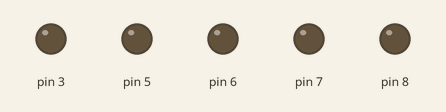
This sketch was run on a simulated Arduino Uno, built with avr-gcc and run on an emulated ATmega328P. Shown: output pins drawn as LEDs (lit = HIGH).

Above: at 0.1 s.
At 2.1 s:
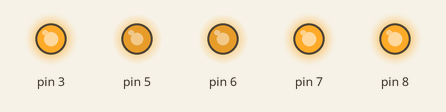
At 4.1 s:
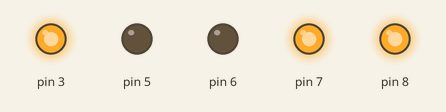
Timing chart, 0 to 5.6 s (numbered marks = the images above):
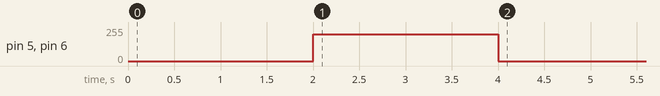

The sketch:

MotorTest.ino
```cpp
// TEST A ONLY: TB6612 pins — STBY=3, PWM_R=5, PWM_L=6, DIR_R=7, DIR_L=8
// 2s boot delay, then motors forward for 2s, then stop.

#define SPD 200

void setup() {
  delay(2000);

  pinMode(3, OUTPUT); digitalWrite(3, HIGH);   // STBY enable
  pinMode(7, OUTPUT); digitalWrite(7, HIGH);   // DIR_R forward
  pinMode(8, OUTPUT); digitalWrite(8, HIGH);   // DIR_L forward
  pinMode(5, OUTPUT); analogWrite(5, SPD);     // PWM_R
  pinMode(6, OUTPUT); analogWrite(6, SPD);     // PWM_L

  delay(2000);

  analogWrite(5, 0);
  analogWrite(6, 0);
}

void loop() {}
```
